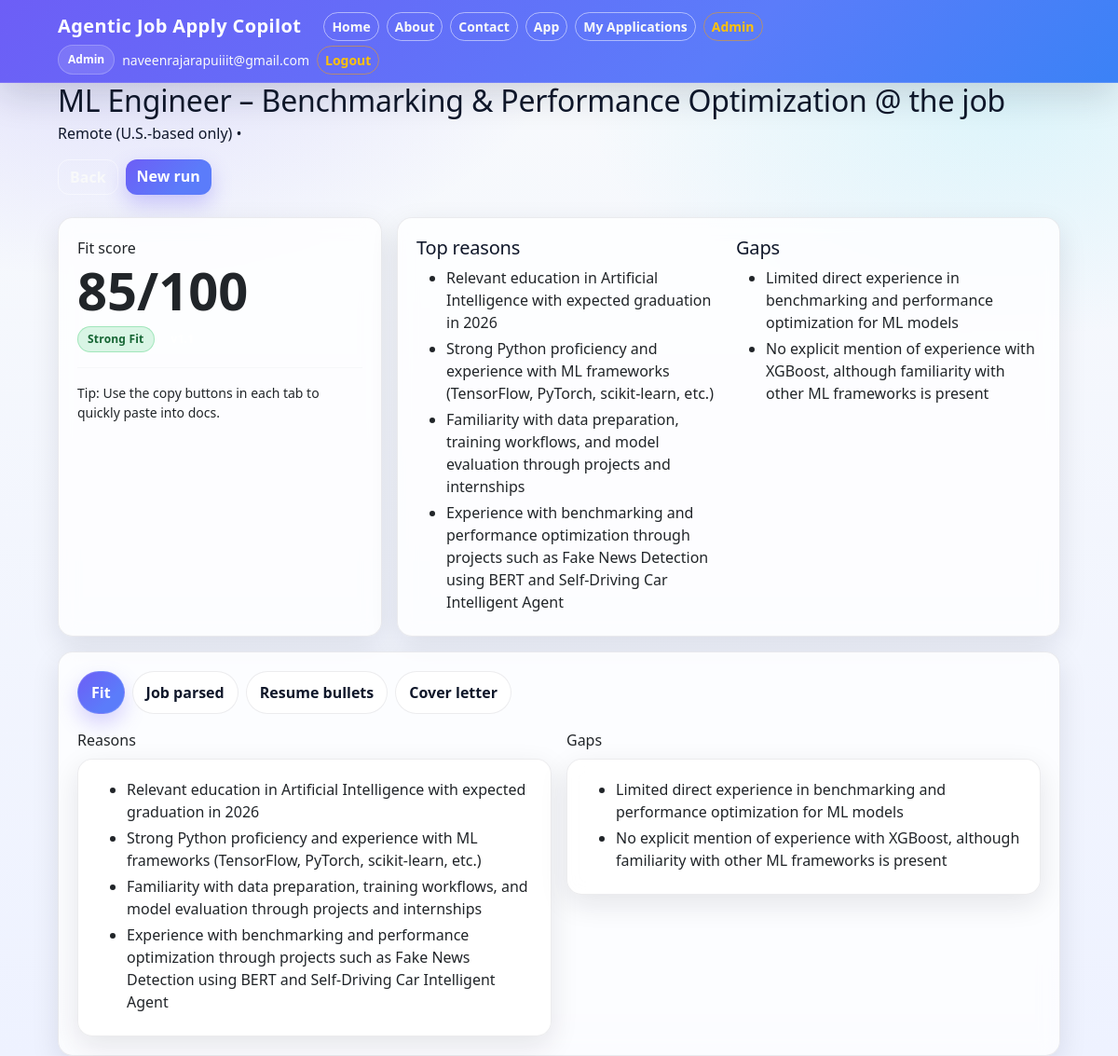
/applications/12 (signed in), run on the app's committed database.
### backend/models.py (models this page shows)
class User(db.Model):
    __tablename__ = "users"
    id = db.Column(db.Integer, primary_key=True)
    created_at = db.Column(db.DateTime, default=datetime.utcnow, nullable=False)
    email = db.Column(db.String(255), unique=True, nullable=False, index=True)
    password_hash = db.Column(db.String(255), nullable=False)
    status = db.Column(db.String(20), default="pending", nullable=False)  # pending/approved/blocked
    is_admin = db.Column(db.Boolean, default=False, nullable=False)
    applications = db.relationship(
        "Application",
        backref="user",
        lazy=True,
        cascade="all, delete-orphan"   # optional
    )

class Application(db.Model):
    __tablename__ = "applications"
    id = db.Column(db.Integer, primary_key=True)
    created_at = db.Column(db.DateTime, default=datetime.utcnow, nullable=False)
    user_id = db.Column(db.Integer, db.ForeignKey("users.id"), nullable=False, index=True)
    job_title = db.Column(db.String(255), nullable=False)
    job_company = db.Column(db.String(255), nullable=False)
    job_location = db.Column(db.String(255), nullable=True)
    job_url = db.Column(db.Text, nullable=True)
    resume_filename = db.Column(db.String(255), nullable=True)
    resume_text = db.Column(db.Text, nullable=False)
    job_description = db.Column(db.Text, nullable=False)
    questions = db.Column(db.Text, nullable=True)
    fit_score = db.Column(db.Integer, nullable=True)
    fit_level = db.Column(db.String(50), nullable=True)
    fit_reasons = db.Column(db.Text, nullable=True)
    fit_gaps = db.Column(db.Text, nullable=True)
    job_parsed_markdown = db.Column(db.Text, nullable=True)
    tailored_resume_md = db.Column(db.Text, nullable=True)
    cover_letter = db.Column(db.Text, nullable=True)
    qna = db.Column(db.Text, nullable=True)

### app.py (the view)
@app.route("/applications/<int:app_id>")
@login_required
def application_detail(app_id: int):
    sync_session_user()
    row = Application.query.get_or_404(app_id)
    if (row.user_id != session["user_id"]) and (not session.get("is_admin")):
        flash("You do not have access to this application.", "danger")
        return redirect(url_for("applications"))
    result = {
        "fit": {
            "score": row.fit_score,
            "level": row.fit_level,
            "reasons": json.loads(row.fit_reasons or "[]"),
            "gaps": json.loads(row.fit_gaps or "[]"),
        },
        "job_parsed_markdown": row.job_parsed_markdown,
        "tailored_resume_md": row.tailored_resume_md,
        "cover_letter": row.cover_letter,
        "qna": row.qna,
    }
    job = {
        "title": row.job_title,
        "company": row.job_company,
        "location": row.job_location,
        "source_url": row.job_url,
    }
    return render_template("result.html", result=result, job=job, user={})

### app.py (called while the page is built)
def sync_session_user():
    uid = session.get("user_id")
    if not uid:
        return None
    u = User.query.get(uid)
    if not u:
        session.clear()
        return None
    session["user_email"] = u.email
    session["is_admin"] = bool(u.is_admin)
    session["user_status"] = u.status   # ✅ ADD THIS LINE
    return u

### backend/auth.py (called while the page is built)
def is_logged_in() -> bool:
    return bool(session.get("user_id"))

def login_required(view):
    @wraps(view)
    def wrapped(*args, **kwargs):
        if not is_logged_in():
            flash("Please log in to continue.", "warning")
            return redirect(url_for("login", next=request.path))
        return view(*args, **kwargs)
    return wrapped

### templates/result.html (shortened to what this page needs)
{% extends "base.html" %}
{% block content %}
{% set fit = result.get("fit", {}) %}
{% set score = fit.get("score") %}
{% set level = fit.get("level") %}
{% set reasons = fit.get("reasons", []) %}
{% set gaps = fit.get("gaps", []) %}
<div class="hero mb-4">
  <div class="d-flex flex-wrap justify-content-between align-items-start gap-3">
    <div>
      <h2 class="section-title mb-1">
        {{ job.get("title","Role") }} {% if job.get("company") %}<span class="subtle">@ {{ job.get("company") }}</span>{% endif %}
      </h2>
      <div class="subtle">
        {% if job.get("location") %}{{ job.get("location") }} • {% endif %}
      </div>
    </div>
    <div class="d-flex gap-2">
      <a class="btn btn-outline-light" href="/applications">Back</a>
      <a class="btn btn-primary" href="/">New run</a>
    </div>
  </div>
</div>
<div class="row g-3 mb-3">
  <div class="col-lg-4">
    <div class="card h-100">
      <div class="card-body">
        <div class="subtle">Fit score</div>
        {% if score is not none %}
          {% set s = score|int %}
          <div class="display-4 fw-bold mb-1">{{ s }}/100</div>
          <div class="d-flex align-items-center gap-2">
            {% if s >= 75 %}
              <span class="badge badge-approved">{{ level or "Strong Fit" }}</span>
            {% elif s >= 45 %}
              <span class="badge badge-pending">{{ level or "Moderate Fit" }}</span>
            {% else %}
              <span class="badge badge-blocked">{{ level or "Weak Fit" }}</span>
            {% endif %}
            <span class="badge badge-soft">v1.1</span>
          </div>
        {% else %}
          <div class="display-6 fw-bold">—</div>
          <div class="subtle">No score generated.</div>
        {% endif %}
        <hr class="my-3" />
        <div class="subtle small">
          Tip: Use the copy buttons in each tab to quickly paste into docs.
        </div>
      </div>
    </div>
  </div>
  <div class="col-lg-8">
    <div class="card h-100">
      <div class="card-body">
        <div class="row g-3">
          <div class="col-md-6">
            <h5 class="mb-2">Top reasons</h5>
            {% if reasons and reasons|length > 0 %}
              <ul class="mb-0">
                {% for r in reasons %}
                  <li class="mb-1">{{ r }}</li>
                {% endfor %}
              </ul>
            {% else %}
              <div class="subtle">No reasons found.</div>
            {% endif %}
          </div>
          <div class="col-md-6">
            <h5 class="mb-2">Gaps</h5>
            {% if gaps and gaps|length > 0 %}
              <ul class="mb-0">
                {% for g in gaps %}
                  <li class="mb-1">{{ g }}</li>
                {% endfor %}
              </ul>
            {% else %}
              <div class="subtle">No major gaps detected.</div>
            {% endif %}
          </div>
        </div>
      </div>
    </div>
  </div>
</div>
<div class="card">
  <div class="card-body">
    <ul class="nav nav-pills gap-2 mb-3" id="resultTabs" role="tablist">
      <li class="nav-item" role="presentation">
        <button class="nav-link active" data-bs-toggle="pill" data-bs-target="#tab-fit" type="button">Fit</button>
      </li>
      <li class="nav-item" role="presentation">
        <button class="nav-link" data-bs-toggle="pill" data-bs-target="#tab-job" type="button">Job parsed</button>
      </li>
      <li class="nav-item" role="presentation">
        <button class="nav-link" data-bs-toggle="pill" data-bs-target="#tab-resume" type="button">Resume bullets</button>
      </li>
      <li class="nav-item" role="presentation">
        <button class="nav-link" data-bs-toggle="pill" data-bs-target="#tab-cover" type="button">Cover letter</button>
      </li>
    </ul>
    <div class="tab-content">
      <div class="tab-pane fade show active" id="tab-fit">
        <div class="row g-3">
          <div class="col-md-6">
            <div class="subtle mb-2">Reasons</div>
            <div class="card">
              <div class="card-body">
                {% if reasons and reasons|length > 0 %}
                  <ul class="mb-0">
                    {% for r in reasons %}<li class="mb-1">{{ r }}</li>{% endfor %}
                  </ul>
                {% else %}
                  <div class="subtle">No reasons found.</div>
                {% endif %}
              </div>
            </div>
          </div>
          <div class="col-md-6">
            <div class="subtle mb-2">Gaps</div>
            <div class="card">
              <div class="card-body">
                {% if gaps and gaps|length > 0 %}
                  <ul class="mb-0">
                    {% for g in gaps %}<li class="mb-1">{{ g }}</li>{% endfor %}
                  </ul>
                {% else %}
                  <div class="subtle">No major gaps detected.</div>
                {% endif %}
              </div>
            </div>
          </div>
        </div>
      </div>
    </div>
  </div>
</div>
{% endblock %}

### templates/base.html (shortened to what this page needs)
<!doctype html>
<html lang="en">
<head>
  <link href="https://cdn.jsdelivr.net/npm/bootstrap@5.3.3/dist/css/bootstrap.min.css" rel="stylesheet"/>
  <link href="{{ url_for('static', filename='css/styles.css') }}" rel="stylesheet"/>
</head>
<body class="bg-light">
<nav class="navbar navbar-dark">
  <div class="container d-flex justify-content-between align-items-center">
    <div class="d-flex align-items-center gap-2">
      <a class="navbar-brand fw-bold" href="{{ url_for('home') }}">Agentic Job Apply Copilot</a>
      <a class="btn btn-sm btn-outline-light" href="{{ url_for('home') }}">Home</a>
      <a class="btn btn-sm btn-outline-light" href="{{ url_for('about') }}">About</a>
      <a class="btn btn-sm btn-outline-light" href="{{ url_for('contact') }}">Contact</a>
      {% if session.get("user_id") %}
        <a class="btn btn-sm btn-outline-light" href="{{ url_for('index') }}">App</a>
        <a class="btn btn-sm btn-outline-light" href="{{ url_for('applications') }}">My Applications</a>
        {% if session.get("is_admin") %}
          <a class="btn btn-sm btn-outline-warning" href="{{ url_for('admin_users') }}">Admin</a>
        {% endif %}
      {% endif %}
    </div>
    <div class="d-flex align-items-center gap-2">
      {% if session.get("user_email") %}
        <span class="header-chip">
          {% if session.get("is_admin") %}
            Admin
          {% else %}
            {{ session.get("user_status", "approved")|capitalize }}
          {% endif %}
        </span>
        <span class="text-light small">{{ session.get("user_email") }}</span>
        <a class="btn btn-sm btn-outline-warning" href="{{ url_for('logout') }}">Logout</a>
      {% else %}
        <a class="btn btn-sm btn-outline-light" href="{{ url_for('login') }}">Login</a>
        <a class="btn btn-sm btn-light" href="{{ url_for('signup') }}">Sign up</a>
      {% endif %}
    </div>
  </div>
</nav>
<div class="container page-wrap">
  {% block content %}{% endblock %}
</div>
</body>
</html>

### static/css/styles.css (style rules this page uses)
:root { --primary: #6d5ef6; --primary-2: #5b7cfa; --primary-soft: #a78bfa; --accent: #22d3ee; --bg-main: #f8fafc; --bg-tint: #eef2ff; --bg-card: #ffffff; --bg-glass: rgba(255, 255, 255, 0.78); --text-main: #0f172a; --text-muted: #64748b; --text-soft: #94a3b8; --border: rgba(15, 23, 42, 0.08); --shadow: 0 10px 30px rgba(15, 23, 42, 0.10); --success: #22c55e; --warning: #f59e0b; --danger: #ef4444; --radius-lg: 16px; --radius-md: 12px; --radius-sm: 10px; --ring: 0 0 0 0.2rem rgba(109, 94, 246, 0.22); }
html, body { height: 100%; }
body { background: radial-gradient(1000px 600px at 10% 0%, rgba(109, 94, 246, 0.18), transparent 50%), radial-gradient(900px 500px at 90% 10%, rgba(34, 211, 238, 0.12), transparent 50%), linear-gradient(180deg, var(--bg-main) 0%, var(--bg-tint) 100%); color: var(--text-main); -webkit-font-smoothing: antialiased; -moz-osx-font-smoothing: grayscale; }
a { color: var(--primary); text-decoration: none; }
.container { max-width: 1100px; }
h1, h2, h3, h4, h5 { color: var(--text-main); letter-spacing: -0.2px; }
.navbar { background: linear-gradient(135deg, var(--primary) 0%, var(--primary-2) 65%, #3b82f6 100%) !important; border-bottom: 1px solid rgba(255, 255, 255, 0.12); box-shadow: 0 12px 40px rgba(15, 23, 42, 0.16); }
.navbar .navbar-brand { font-weight: 800; letter-spacing: 0.4px; }
.navbar .btn, .navbar .nav-link { border-radius: 999px !important; }
.header-chip { display: inline-flex; align-items: center; gap: 8px; padding: 6px 10px; border-radius: 999px; font-weight: 700; font-size: 12px; border: 1px solid rgba(255,255,255,0.22); background: rgba(255,255,255,0.12); color: #fff; }
.card { background: var(--bg-glass); backdrop-filter: blur(10px); border-radius: var(--radius-lg); border: 1px solid var(--border); box-shadow: var(--shadow); }
.card .card-body { padding: 20px; }
hr { border-color: rgba(15,23,42,0.10); }
.btn { border-radius: var(--radius-md); font-weight: 700; transition: transform 120ms ease, box-shadow 120ms ease, opacity 120ms ease; }
.btn-primary { background: linear-gradient(135deg, var(--primary) 0%, var(--primary-2) 70%); border: none; box-shadow: 0 10px 22px rgba(109,94,246,0.30); }
.btn-outline-light { border: 1px solid rgba(255,255,255,0.50) !important; }
.btn-outline-warning { border: 1px solid rgba(245,158,11,0.55) !important; }
.badge { border-radius: 999px; padding: 7px 10px; font-weight: 800; letter-spacing: 0.2px; }
.badge-approved { background: rgba(34,197,94,0.16) !important; color: #166534 !important; border: 1px solid rgba(34,197,94,0.30); }
.nav-pills .nav-link { color: var(--text-main) !important; font-weight: 800; border-radius: 999px; padding: 10px 14px; background: rgba(255,255,255,0.75); border: 1px solid rgba(15,23,42,0.08); }
.nav-pills .nav-link.active { background: linear-gradient(135deg, var(--primary) 0%, var(--primary-2) 70%); color: #ffffff !important; border: 1px solid rgba(255,255,255,0.14); box-shadow: 0 10px 22px rgba(109,94,246,0.28); }
.card, .alert, .table, .markdown-box { animation: fadeUp 250ms ease both; }

### data on the page
User: get "naveenrajarapuiiit@gmail.com"
Application: get "ML Engineer – Benchmarking & Performance Optimization", get "the job", get "Remote (U.S.-based only)", fit_level "Strong Fit"

### other printed values
{{ s }} "85"
{{ r }} "Relevant education in Artificial Intelligence with expected graduation in 2026" "Strong Python proficiency and experience with ML frameworks (TensorFlow, PyTorch, scikit-learn, etc.)" "Familiarity with data preparation, training workflows, and model evaluation through projects and internships" "Experience with benchmarking and performance optimization through projects such as Fake News Detection using BERT and Self-Driving Car Intelligent Agent"
{{ g }} "Limited direct experience in benchmarking and performance optimization for ML models" "No explicit mention of experience with XGBoost, although familiarity with other ML frameworks is present"
